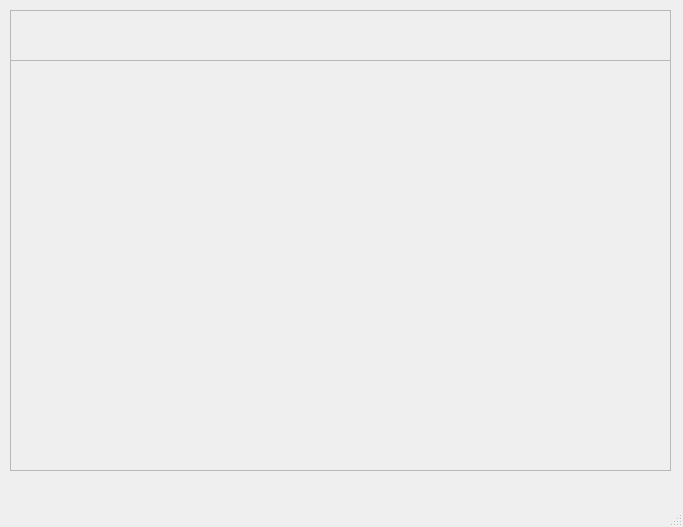
<?xml version="1.0" encoding="UTF-8"?>
<ui version="4.0">
 <class>MainWindow</class>
 <widget class="QMainWindow" name="MainWindow">
  <property name="geometry">
   <rect>
    <x>0</x>
    <y>0</y>
    <width>683</width>
    <height>527</height>
   </rect>
  </property>
  <property name="windowTitle">
   <string>MainWindow</string>
  </property>
  <widget class="QWidget" name="centralwidget">
   <widget class="QFrame" name="visualize_launches">
    <property name="geometry">
     <rect>
      <x>10</x>
      <y>10</y>
      <width>661</width>
      <height>461</height>
     </rect>
    </property>
    <property name="frameShape">
     <enum>QFrame::StyledPanel</enum>
    </property>
    <property name="frameShadow">
     <enum>QFrame::Raised</enum>
    </property>
    <widget class="QFrame" name="launches">
     <property name="geometry">
      <rect>
       <x>0</x>
       <y>50</y>
       <width>781</width>
       <height>411</height>
      </rect>
     </property>
     <property name="frameShape">
      <enum>QFrame::StyledPanel</enum>
     </property>
     <property name="frameShadow">
      <enum>QFrame::Raised</enum>
     </property>
    </widget>
   </widget>
  </widget>
  <widget class="QMenuBar" name="menubar">
   <property name="geometry">
    <rect>
     <x>0</x>
     <y>0</y>
     <width>683</width>
     <height>22</height>
    </rect>
   </property>
  </widget>
  <widget class="QStatusBar" name="statusbar"/>
 </widget>
 <resources/>
 <connections/>
</ui>
